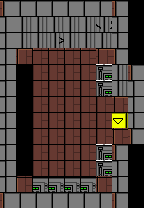

A level layout from a 2D game, rendered from its tile map. Below: a short description, then the map file with its tile-grid data intact:
An orthogonal 9x13 tile map with 16x16 px tiles, 2 tile layers (Suelo, Paredes) and 2 objects.

<map version="1.10" tiledversion="1.10.2" orientation="orthogonal" renderorder="right-down" width="9" height="13" tilewidth="16" tileheight="16" infinite="0" nextlayerid="8" nextobjectid="5">
 <editorsettings>
  <export target="../src/json/Almacen1.json" format="json" />
 </editorsettings>
 <tileset firstgid="1" source="Mercadona.tsx" />
 <layer id="2" name="Suelo" width="9" height="13">
  <data encoding="csv">
0,0,0,0,0,0,0,0,0,
0,0,0,0,0,0,0,0,0,
0,0,0,0,0,0,0,0,0,
0,2,37,37,37,37,3,0,0,
0,18,1,1,1,1,35,0,0,
0,18,1,1,1,1,35,0,0,
0,18,1,1,1,1,1,3,0,
0,18,1,1,1,1,1,15,0,
0,18,1,1,1,1,1,20,0,
0,18,1,1,1,1,35,0,0,
0,18,1,1,1,1,35,0,0,
0,19,36,36,36,36,20,0,0,
0,0,0,0,0,0,0,0,0
</data>
 </layer>
 <objectgroup id="7" name="Cambio Escena Objetos">
  <object id="1" x="119.691" y="116.285" width="12.8936" height="12.6503" />
  <object id="3" x="118.475" y="112.636" width="21.1649" height="15.5696" />
 </objectgroup>
 <layer id="4" name="Paredes" width="9" height="13">
  <data encoding="csv">
4,5,5,5,5,5,5,4,0,
6,7,7,7,7,7,9,6,0,
6,7,7,8,7,7,7,6,0,
6,0,0,0,0,0,0,4,0,
6,0,0,0,0,0,0,7,4,
6,0,0,0,0,0,0,7,6,
6,0,0,0,0,0,0,0,6,
6,0,0,0,0,0,0,0,6,
6,0,0,0,0,0,0,0,4,
6,0,0,0,0,0,0,4,0,
6,0,0,0,0,0,0,6,0,
6,0,0,0,0,0,0,6,0,
4,5,5,5,5,5,5,4,0
</data>
 </layer>
</map>